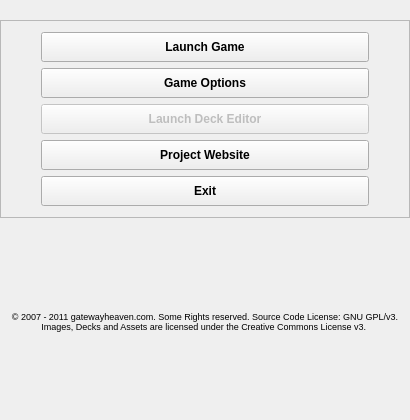
<?xml version="1.0" encoding="UTF-8"?>
<ui version="4.0">
 <class>LauncherClass</class>
 <widget class="QMainWindow" name="LauncherClass">
  <property name="geometry">
   <rect>
    <x>0</x>
    <y>0</y>
    <width>410</width>
    <height>420</height>
   </rect>
  </property>
  <property name="sizePolicy">
   <sizepolicy hsizetype="Fixed" vsizetype="Fixed">
    <horstretch>0</horstretch>
    <verstretch>0</verstretch>
   </sizepolicy>
  </property>
  <property name="minimumSize">
   <size>
    <width>350</width>
    <height>420</height>
   </size>
  </property>
  <property name="maximumSize">
   <size>
    <width>410</width>
    <height>420</height>
   </size>
  </property>
  <property name="windowTitle">
   <string>Launcher</string>
  </property>
  <property name="styleSheet">
   <string notr="true"/>
  </property>
  <widget class="QWidget" name="centralWidget">
   <property name="maximumSize">
    <size>
     <width>16777215</width>
     <height>520</height>
    </size>
   </property>
   <property name="styleSheet">
    <string notr="true"/>
   </property>
   <layout class="QVBoxLayout" name="verticalLayout">
    <property name="spacing">
     <number>6</number>
    </property>
    <property name="leftMargin">
     <number>0</number>
    </property>
    <property name="topMargin">
     <number>0</number>
    </property>
    <property name="rightMargin">
     <number>0</number>
    </property>
    <property name="bottomMargin">
     <number>0</number>
    </property>
    <item>
     <widget class="QLabel" name="image">
      <property name="text">
       <string/>
      </property>
      <property name="pixmap">
       <pixmap resource="../launcher.qrc">:/Launcher/Resources/logo.png</pixmap>
      </property>
     </widget>
    </item>
    <item>
     <widget class="QFrame" name="frame">
      <property name="frameShape">
       <enum>QFrame::StyledPanel</enum>
      </property>
      <property name="frameShadow">
       <enum>QFrame::Raised</enum>
      </property>
      <layout class="QVBoxLayout" name="verticalLayout_2">
       <property name="leftMargin">
        <number>40</number>
       </property>
       <property name="rightMargin">
        <number>40</number>
       </property>
       <item>
        <widget class="QPushButton" name="startButton">
         <property name="sizePolicy">
          <sizepolicy hsizetype="Minimum" vsizetype="Expanding">
           <horstretch>0</horstretch>
           <verstretch>0</verstretch>
          </sizepolicy>
         </property>
         <property name="minimumSize">
          <size>
           <width>0</width>
           <height>30</height>
          </size>
         </property>
         <property name="toolTip">
          <string>Starts the Game</string>
         </property>
         <property name="autoFillBackground">
          <bool>false</bool>
         </property>
         <property name="styleSheet">
          <string notr="true">font-weight:bold</string>
         </property>
         <property name="text">
          <string>Launch Game</string>
         </property>
        </widget>
       </item>
       <item>
        <widget class="QPushButton" name="optionsButton">
         <property name="sizePolicy">
          <sizepolicy hsizetype="Minimum" vsizetype="Expanding">
           <horstretch>0</horstretch>
           <verstretch>0</verstretch>
          </sizepolicy>
         </property>
         <property name="minimumSize">
          <size>
           <width>0</width>
           <height>30</height>
          </size>
         </property>
         <property name="toolTip">
          <string>Change various Game Options</string>
         </property>
         <property name="styleSheet">
          <string notr="true">font-weight:bold</string>
         </property>
         <property name="text">
          <string>Game Options</string>
         </property>
        </widget>
       </item>
       <item>
        <widget class="QPushButton" name="deckEditorButton">
         <property name="enabled">
          <bool>false</bool>
         </property>
         <property name="sizePolicy">
          <sizepolicy hsizetype="Minimum" vsizetype="Expanding">
           <horstretch>0</horstretch>
           <verstretch>0</verstretch>
          </sizepolicy>
         </property>
         <property name="minimumSize">
          <size>
           <width>0</width>
           <height>30</height>
          </size>
         </property>
         <property name="toolTip">
          <string>Start creating your own Decks.</string>
         </property>
         <property name="styleSheet">
          <string notr="true">font-weight:bold</string>
         </property>
         <property name="text">
          <string>Launch Deck Editor</string>
         </property>
        </widget>
       </item>
       <item>
        <widget class="QPushButton" name="websiteButton">
         <property name="sizePolicy">
          <sizepolicy hsizetype="Minimum" vsizetype="Expanding">
           <horstretch>0</horstretch>
           <verstretch>0</verstretch>
          </sizepolicy>
         </property>
         <property name="minimumSize">
          <size>
           <width>0</width>
           <height>30</height>
          </size>
         </property>
         <property name="toolTip">
          <string>Visit the Project Website</string>
         </property>
         <property name="styleSheet">
          <string notr="true">font-weight:bold</string>
         </property>
         <property name="text">
          <string>Project Website</string>
         </property>
        </widget>
       </item>
       <item>
        <widget class="QPushButton" name="exitButton">
         <property name="sizePolicy">
          <sizepolicy hsizetype="Minimum" vsizetype="Expanding">
           <horstretch>0</horstretch>
           <verstretch>0</verstretch>
          </sizepolicy>
         </property>
         <property name="minimumSize">
          <size>
           <width>0</width>
           <height>30</height>
          </size>
         </property>
         <property name="toolTip">
          <string>Close the Launcher</string>
         </property>
         <property name="styleSheet">
          <string notr="true">font-weight:bold</string>
         </property>
         <property name="text">
          <string>Exit</string>
         </property>
        </widget>
       </item>
      </layout>
     </widget>
    </item>
    <item>
     <widget class="QLabel" name="label">
      <property name="sizePolicy">
       <sizepolicy hsizetype="Expanding" vsizetype="Expanding">
        <horstretch>0</horstretch>
        <verstretch>0</verstretch>
       </sizepolicy>
      </property>
      <property name="minimumSize">
       <size>
        <width>0</width>
        <height>0</height>
       </size>
      </property>
      <property name="maximumSize">
       <size>
        <width>16777215</width>
        <height>16777215</height>
       </size>
      </property>
      <property name="font">
       <font>
        <family>Arial</family>
        <pointsize>7</pointsize>
        <weight>75</weight>
        <bold>true</bold>
       </font>
      </property>
      <property name="autoFillBackground">
       <bool>false</bool>
      </property>
      <property name="styleSheet">
       <string notr="true"/>
      </property>
      <property name="frameShape">
       <enum>QFrame::NoFrame</enum>
      </property>
      <property name="text">
       <string notr="true">&lt;!DOCTYPE HTML PUBLIC &quot;-//W3C//DTD HTML 4.0//EN&quot; &quot;http://www.w3.org/TR/REC-html40/strict.dtd&quot;&gt;
&lt;html&gt;&lt;head&gt;&lt;meta name=&quot;qrichtext&quot; content=&quot;1&quot; /&gt;&lt;style type=&quot;text/css&quot;&gt;
p, li { white-space: pre-wrap; }
&lt;/style&gt;&lt;/head&gt;&lt;body style=&quot; font-family:'Arial'; font-size:7pt; font-weight:600; font-style:normal;&quot;&gt;
&lt;p style=&quot; margin-top:0px; margin-bottom:0px; margin-left:0px; margin-right:0px; -qt-block-indent:0; text-indent:0px;&quot;&gt;&lt;span style=&quot; font-family:'MS Shell Dlg 2'; font-weight:400; color:#000000;&quot;&gt;© 2007 - 2011 gatewayheaven.com. Some Rights reserved. Source Code License: GNU GPL/v3. Images, Decks and Assets are licensed under the Creative Commons License v3. &lt;/span&gt;&lt;/p&gt;&lt;/body&gt;&lt;/html&gt;</string>
      </property>
      <property name="textFormat">
       <enum>Qt::RichText</enum>
      </property>
      <property name="scaledContents">
       <bool>false</bool>
      </property>
      <property name="alignment">
       <set>Qt::AlignCenter</set>
      </property>
      <property name="wordWrap">
       <bool>true</bool>
      </property>
      <property name="margin">
       <number>15</number>
      </property>
      <property name="openExternalLinks">
       <bool>true</bool>
      </property>
     </widget>
    </item>
   </layout>
  </widget>
 </widget>
 <layoutdefault spacing="6" margin="11"/>
 <resources>
  <include location="../launcher.qrc"/>
 </resources>
 <connections/>
</ui>
